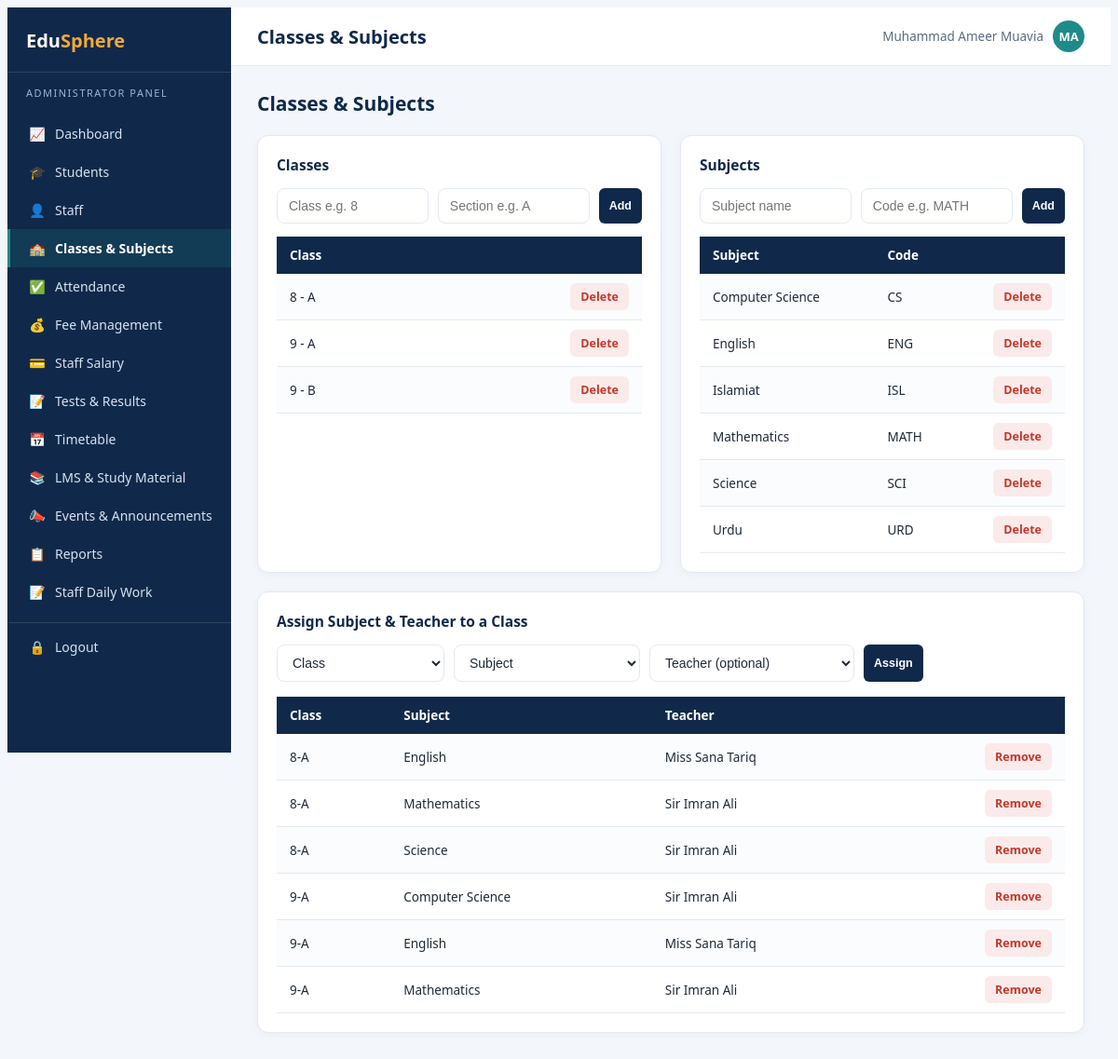
The page /admin/classes.php (signed in) on the database its author committed.
### tables this page shows
CREATE TABLE classes (
    id INT PRIMARY KEY AUTO_INCREMENT,
    name VARCHAR(30) NOT NULL,
    section VARCHAR(10) NOT NULL,
    UNIQUE KEY uq_class (name, section)
);

CREATE TABLE subjects (
    id INT PRIMARY KEY AUTO_INCREMENT,
    name VARCHAR(60) NOT NULL,
    code VARCHAR(20)
);

CREATE TABLE class_subjects (
    id INT PRIMARY KEY AUTO_INCREMENT,
    class_id INT NOT NULL,
    subject_id INT NOT NULL,
    teacher_id INT DEFAULT NULL,
    FOREIGN KEY (class_id) REFERENCES classes(id) ON DELETE CASCADE,
    FOREIGN KEY (subject_id) REFERENCES subjects(id) ON DELETE CASCADE,
    FOREIGN KEY (teacher_id) REFERENCES users(id) ON DELETE SET NULL
);

CREATE TABLE users (
    id INT PRIMARY KEY AUTO_INCREMENT,
    name VARCHAR(100) NOT NULL,
    email VARCHAR(100) NOT NULL UNIQUE,
    password VARCHAR(255) NOT NULL,
    role_id INT NOT NULL,
    phone VARCHAR(20),
    photo VARCHAR(255) DEFAULT NULL,
    status ENUM('active','inactive') DEFAULT 'active',
    created_at TIMESTAMP DEFAULT CURRENT_TIMESTAMP,
    FOREIGN KEY (role_id) REFERENCES roles(id)
);

### config/functions.php (called while the page is built, shortened)
<?php
function e($str) {
    return htmlspecialchars($str ?? '', ENT_QUOTES, 'UTF-8');
}

### admin/classes.php (the view, shortened to what this page needs)
<?php
require_once '../config/db.php';
require_once '../config/functions.php';
$classes = $conn->query('SELECT * FROM classes ORDER BY name, section');
$subjects = $conn->query('SELECT * FROM subjects ORDER BY name');
$assignments = $conn->query("SELECT cs.id, c.name cname, c.section, s.name sname, t.name tname
    FROM class_subjects cs JOIN classes c ON cs.class_id=c.id JOIN subjects s ON cs.subject_id=s.id
    LEFT JOIN users t ON cs.teacher_id=t.id ORDER BY c.name, s.name");
include '../includes/header.php';
?>
<div class="page-head"><h2>Classes & Subjects</h2></div>
<div class="grid-2">
    <div class="card">
        <div class="card-title">Classes</div>
        <form method="post" style="display:flex;gap:10px;margin-bottom:14px;">
            <input class="form-control" name="name" placeholder="Class e.g. 8" required>
            <input class="form-control" name="section" placeholder="Section e.g. A" required>
            <button class="btn btn-primary btn-sm">Add</button>
        </form>
        <table class="tbl">
            <tr><th>Class</th><th></th></tr>
            <?php $classes->data_seek(0); while ($c = $classes->fetch_assoc()): ?>
                <tr><td><?= e($c['name'].' - '.$c['section']) ?></td>
                    <td class="text-right"><a href="?del_class=<?= $c['id'] ?>" class="btn btn-danger btn-sm" onclick="return confirm('Delete class?')">Delete</a></td></tr>
            <?php endwhile; ?>
        </table>
    </div>
    <div class="card">
        <div class="card-title">Subjects</div>
        <form method="post" style="display:flex;gap:10px;margin-bottom:14px;">
            <input class="form-control" name="sname" placeholder="Subject name" required>
            <input class="form-control" name="code" placeholder="Code e.g. MATH">
            <button class="btn btn-primary btn-sm">Add</button>
        </form>
        <table class="tbl">
            <tr><th>Subject</th><th>Code</th><th></th></tr>
            <?php $subjects->data_seek(0); while ($s = $subjects->fetch_assoc()): ?>
                <tr><td><?= e($s['name']) ?></td><td><?= e($s['code']) ?></td>
                    <td class="text-right"><a href="?del_subject=<?= $s['id'] ?>" class="btn btn-danger btn-sm" onclick="return confirm('Delete subject?')">Delete</a></td></tr>
            <?php endwhile; ?>
        </table>
    </div>
</div>
<div class="card" style="margin-top:20px;">
    <div class="card-title">Assign Subject &amp; Teacher to a Class</div>
    <form method="post" style="display:flex;gap:10px;margin-bottom:16px;flex-wrap:wrap;">
        <select class="form-control" name="class_id" required style="max-width:180px;">
            <option value="">Class</option>
        </select>
        <select class="form-control" name="subject_id" required style="max-width:200px;">
            <option value="">Subject</option>
        </select>
        <select class="form-control" name="teacher_id" style="max-width:220px;">
            <option value="">Teacher (optional)</option>
        </select>
        <button class="btn btn-primary btn-sm">Assign</button>
    </form>
    <table class="tbl">
        <tr><th>Class</th><th>Subject</th><th>Teacher</th><th></th></tr>
        <?php if ($assignments->num_rows === 0): ?><tr><td colspan="4" class="muted text-center">No assignments yet.</td></tr>
        <?php else: while ($a = $assignments->fetch_assoc()): ?>
            <tr><td><?= e($a['cname'].'-'.$a['section']) ?></td><td><?= e($a['sname']) ?></td><td><?= e($a['tname'] ?? 'Not assigned') ?></td>
                <td class="text-right"><a href="?del_assign=<?= $a['id'] ?>" class="btn btn-danger btn-sm" onclick="return confirm('Remove assignment?')">Remove</a></td></tr>
        <?php endwhile; endif; ?>
    </table>
</div>
<?php include '../includes/footer.php'; ?>

### assets/css/style.css (style rules this page uses)
:root { --navy: #10294A; --navy-light: #1B3A63; --teal: #1F8A8A; --amber: #F2A93B; --coral: #E4572E; --blue: #2F5D8C; --bg: #F3F6FA; --text: #1F2A37; --muted: #5B6B7F; --border: #E3E9F2; }
* { box-sizing: border-box; }
body { background: var(--bg); color: var(--text); font-family: 'Segoe UI', Calibri, Arial, sans-serif; font-size: 15px; }
a { text-decoration: none; }
.card { background: #fff; border-radius: 12px; border: 1px solid var(--border); box-shadow: 0 2px 10px rgba(16,41,74,0.04); padding: 20px; }
.card-title { font-weight: 700; color: var(--navy); font-size: 15.5px; margin-bottom: 14px; }
.grid-2 { display: grid; grid-template-columns: 1fr 1fr; gap: 20px; }
.btn { display: inline-flex; align-items: center; gap: 6px; padding: 9px 16px; border-radius: 8px; font-size: 13.5px; font-weight: 600; border: none; cursor: pointer; text-decoration: none; }
.btn-primary { background: var(--navy); color: #fff; }
.btn-sm { padding: 6px 11px; font-size: 12.5px; border-radius: 6px; }
.btn-danger { background: #fbeaea; color: #C0392B; }
.form-control { width: 100%; padding: 10px 12px; border: 1px solid var(--border); border-radius: 8px; font-size: 14px; background: #fff; color: var(--text); }
table.tbl { width: 100%; border-collapse: collapse; font-size: 13.5px; }
table.tbl th { background: var(--navy); color: #fff; text-align: left; padding: 11px 14px; font-weight: 600; white-space: nowrap; }
table.tbl td { padding: 10px 14px; border-bottom: 1px solid var(--border); vertical-align: middle; }
table.tbl tr:nth-child(even) td { background: #FAFCFE; }
.page-head { display: flex; justify-content: space-between; align-items: center; margin-bottom: 20px; flex-wrap: wrap; gap: 10px; }
.page-head h2 { font-size: 21px; font-weight: 700; color: var(--navy); margin: 0; }
.text-right { text-align: right; }

### rows shown on the page
classes: name+section "8 - A"
classes: name+section "9 - A"
classes: name+section "9 - B"
subjects: name "Computer Science", code "CS"
subjects: name "English", code "ENG"
subjects: name "Islamiat", code "ISL"
subjects: name "Mathematics", code "MATH"
subjects: name "Science", code "SCI"
subjects: name "Urdu", code "URD"
class_subjects: class.section "8-A", subject.name "English", teacher.name "Miss Sana Tariq"
class_subjects: class.section "8-A", subject.name "Mathematics", teacher.name "Sir Imran Ali"
class_subjects: class.section "8-A", subject.name "Science", teacher.name "Sir Imran Ali"
class_subjects: class.section "9-A", subject.name "Computer Science", teacher.name "Sir Imran Ali"
class_subjects: class.section "9-A", subject.name "English", teacher.name "Miss Sana Tariq"
class_subjects: class.section "9-A", subject.name "Mathematics", teacher.name "Sir Imran Ali"

### other values the page prints
$roleLabels[$role] "ADMINISTRATOR"
$item[2] "📈"
$item[1] "Dashboard"
$item[2] "🎓"
$item[1] "Students"
$item[2] "👤"
$item[1] "Staff"
$item[2] "🏫"
$item[1] "Classes & Subjects"
$item[2] "✅"
$item[1] "Attendance"
$item[2] "💰"
$item[1] "Fee Management"
$item[2] "💳"
$item[1] "Staff Salary"
